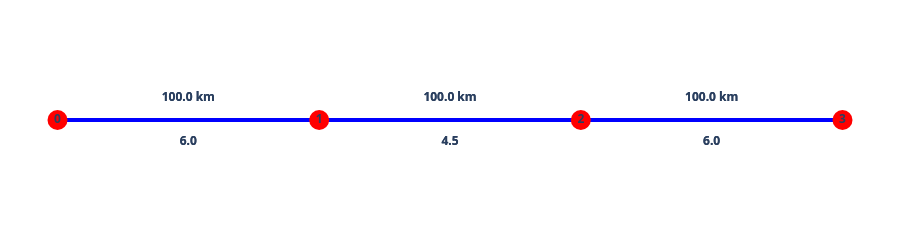

Notebook code cell kept with this figure:
### Code cell
plot_graph(FG)

### Figure 1 — Plotly figure (JSON) as saved in the notebook; plotly's stock layout.template omitted (floating-point values rounded to 4 significant figures)
{"data": [{"line": {"color": "blue", "width": 4}, "mode": "lines", "type": "scatter", "x": [0, 0.8983], "y": [0, 0]}, {"line": {"color": "blue", "width": 4}, "mode": "lines", "type": "scatter", "x": [0.8983, 0], "y": [0, 0]}, {"line": {"color": "blue", "width": 4}, "mode": "lines", "type": "scatter", "x": [0.8983, 1.797], "y": [0, 0]}, {"line": {"color": "blue", "width": 4}, "mode": "lines", "type": "scatter", "x": [1.797, 0.8983], "y": [0, 0]}, {"line": {"color": "blue", "width": 4}, "mode": "lines", "type": "scatter", "x": [1.797, 2.695], "y": [0, 0]}, {"line": {"color": "blue", "width": 4}, "mode": "lines", "type": "scatter", "x": [2.695, 1.797], "y": [0, 0]}, {"marker": {"color": "red", "size": 20}, "mode": "markers+text", "text": ["<b> 0 </b>"], "textposition": "middle center", "type": "scatter", "x": [0], "y": [0]}, {"marker": {"color": "red", "size": 20}, "mode": "markers+text", "text": ["<b> 1 </b>"], "textposition": "middle center", "type": "scatter", "x": [0.8983], "y": [0]}, {"marker": {"color": "red", "size": 20}, "mode": "markers+text", "text": ["<b> 2 </b>"], "textposition": "middle center", "type": "scatter", "x": [1.797], "y": [0]}, {"marker": {"color": "red", "size": 20}, "mode": "markers+text", "text": ["<b> 3 </b>"], "textposition": "middle center", "type": "scatter", "x": [2.695], "y": [0]}, {"mode": "text", "text": ["<b>100.0 km</b><br>"], "textposition": "top center", "type": "scatter", "x": [0.4491], "y": [0]}, {"mode": "text", "text": ["<br><b> 6.0 </b>"], "textposition": "bottom center", "type": "scatter", "x": [0.4491], "y": [0]}, {"mode": "text", "text": ["<b>100.0 km</b><br>"], "textposition": "top center", "type": "scatter", "x": [0.4491], "y": [0]}, {"mode": "text", "text": ["<br><b> 6.0 </b>"], "textposition": "bottom center", "type": "scatter", "x": [0.4491], "y": [0]}, {"mode": "text", "text": ["<b>100.0 km</b><br>"], "textposition": "top center", "type": "scatter", "x": [1.347], "y": [0]}, {"mode": "text", "text": ["<br><b> 4.5 </b>"], "textposition": "bottom center", "type": "scatter", "x": [1.347], "y": [0]}, {"mode": "text", "text": ["<b>100.0 km</b><br>"], "textposition": "top center", "type": "scatter", "x": [1.347], "y": [0]}, {"mode": "text", "text": ["<br><b> 4.5 </b>"], "textposition": "bottom center", "type": "scatter", "x": [1.347], "y": [0]}, {"mode": "text", "text": ["<b>100.0 km</b><br>"], "textposition": "top center", "type": "scatter", "x": [2.246], "y": [0]}, {"mode": "text", "text": ["<br><b> 6.0 </b>"], "textposition": "bottom center", "type": "scatter", "x": [2.246], "y": [0]}, {"mode": "text", "text": ["<b>100.0 km</b><br>"], "textposition": "top center", "type": "scatter", "x": [2.246], "y": [0]}, {"mode": "text", "text": ["<br><b> 6.0 </b>"], "textposition": "bottom center", "type": "scatter", "x": [2.246], "y": [0]}], "layout": {"height": 80, "margin": {"b": 0, "l": 0, "r": 0, "t": 0}, "paper_bgcolor": "rgba(0, 0, 0, 0)", "plot_bgcolor": "rgba(0, 0, 0, 0)", "showlegend": false, "xaxis": {"anchor": "y", "domain": [0, 1], "visible": false}, "yaxis": {"anchor": "x", "domain": [0, 1], "visible": false}}}
